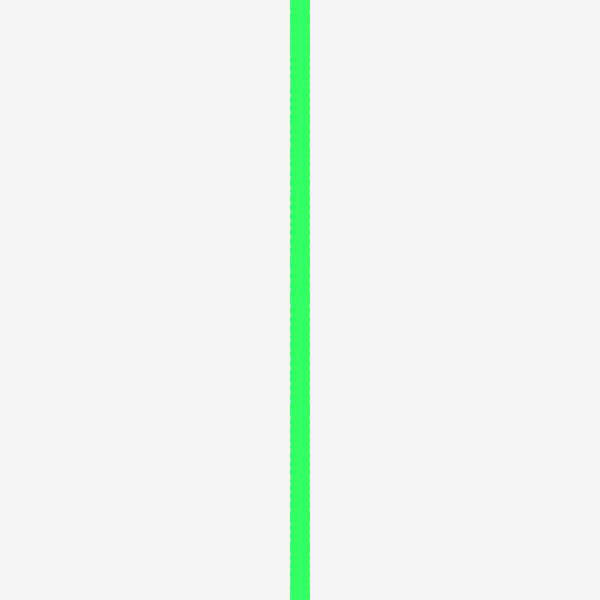
Frame 1 (no input)
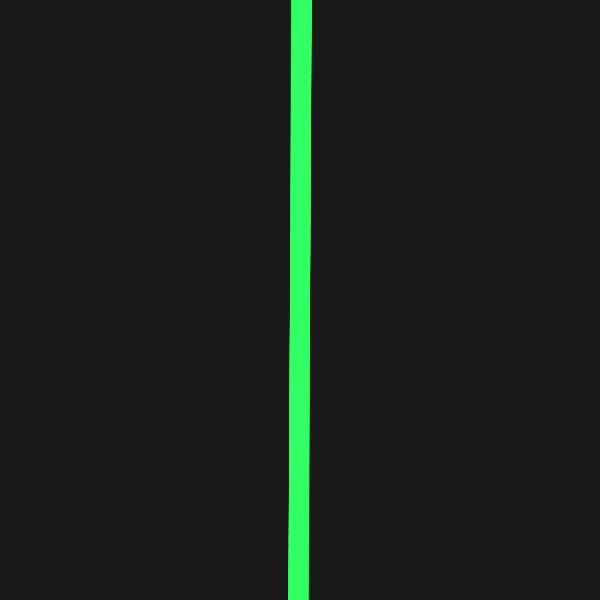
Frame 60 (no input)
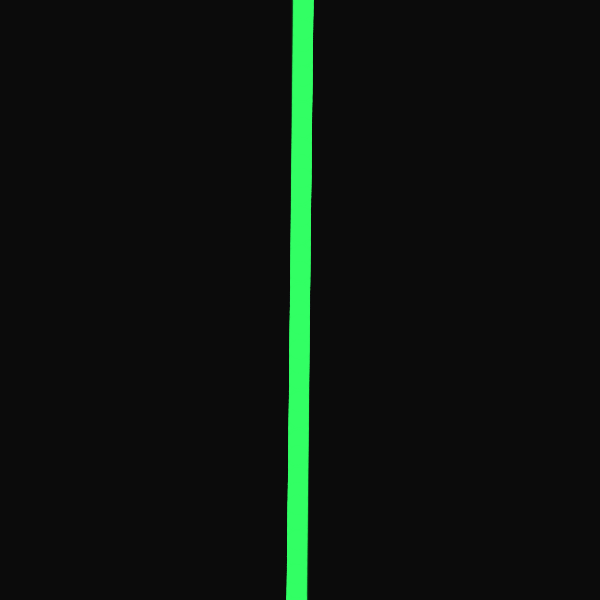
Frame 120 (the mouse pressed at the canvas centre since frame 60)

The p5.js sketch that drew these frames (run headless with seeded random() and noise() and a simulated clock; from frame 60 on, the mouse is pressed at the canvas centre):

// p5.js sketch
// ── sketch.js
var a = 0;
var inc = 0.005;
var ad = 10;

function setup() {
  createCanvas(600,600)
}

function draw() {
  background(0,10);
  fill(50,255,100);
  noStroke();
  
    translate(width/2,height/2);
    scale(2);
    rotate(a*0.02)
    var b = map (mouseX,0,width,0,TWO_PI);
    console.log(b)
      for(var i = 0 ; i<=360;i+=1){
          x = cos(a+(i*0.5))*260;
          rotate(b)
          
          ellipse(0,x,10,10);
      }
      
    a += inc;
}
